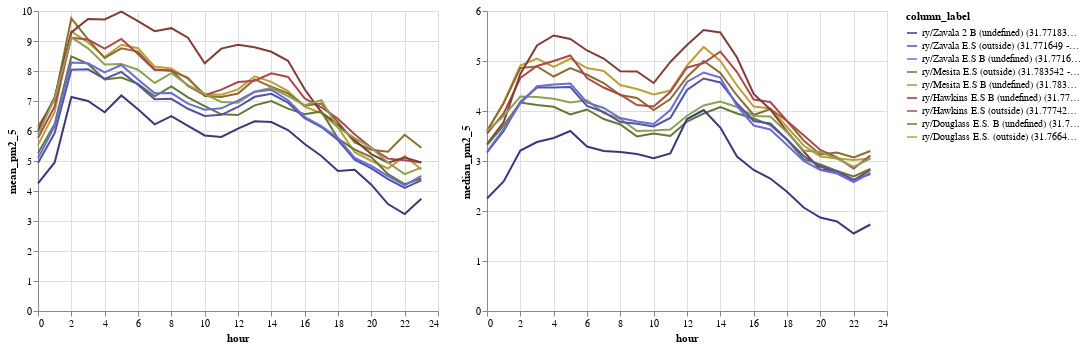

The notebook cell saved with this chart:
### Code cell
# Mean and median pm2.5 by hour (excluding Zavala 2 (outside))
print('Mean and median pm2.5 by hour (excluding Zavala 2 (outside))')

chart_mean_filtered | chart_median_filtered

### Figure 1 — Vega-Lite specification as saved in the notebook (floating-point values rounded to 4 significant figures; data arrays with more than 128 entries replaced by an {"elided": "..."} marker saying what was removed)
{"config": {"view": {"continuousWidth": 400, "continuousHeight": 300}}, "hconcat": [{"mark": "line", "encoding": {"color": {"type": "nominal", "field": "column_label", "scale": {"domain": ["ry/Zavala 2 B (undefined) (31.771832 -106.447092) Primary ", "ry/Zavala E.S (outside) (31.771649 -106.447023) Primary ", "ry/Zavala E.S B (undefined) (31.771649 -106.447023) Primary ", "ry/Mesita E.S (outside) (31.783542 -106.50389) Primary ", "ry/Mesita E.S B (undefined) (31.783542 -106.50389) Primary ", "ry/Mesita E.S (outside) (31.783542 -106.50389) Primary ", "ry/Hawkins E.S B (undefined) (31.777423 -106.419229) Primary ", "ry/Hawkins E.S (outside) (31.777423 -106.419229) Primary ", "ry/Douglass E.S. B (undefined) (31.766496 -106.464951) Primary ", "ry/Douglass E.S. (outside) (31.766496 -106.464951) Primary "], "range": ["rgb(57, 59, 121)", "rgb(82, 84, 163)", "rgb(107, 110, 207)", "rgb(99, 121, 57)", "rgb(140, 162, 82)", "rgb(132, 60, 57)", "rgb(173, 73, 74)", "rgb(140, 109, 49)", "rgb(189, 158, 57)"]}}, "opacity": {"condition": {"value": 1, "selection": "selector009"}, "value": 0.1}, "x": {"type": "quantitative", "field": "hour"}, "y": {"type": "quantitative", "field": "mean_pm2_5"}}, "selection": {"selector009": {"type": "multi", "fields": ["column_label"], "bind": "legend"}}}, {"mark": "line", "encoding": {"color": {"type": "nominal", "field": "column_label", "scale": {"domain": ["ry/Zavala 2 B (undefined) (31.771832 -106.447092) Primary ", "ry/Zavala E.S (outside) (31.771649 -106.447023) Primary ", "ry/Zavala E.S B (undefined) (31.771649 -106.447023) Primary ", "ry/Mesita E.S (outside) (31.783542 -106.50389) Primary ", "ry/Mesita E.S B (undefined) (31.783542 -106.50389) Primary ", "ry/Mesita E.S (outside) (31.783542 -106.50389) Primary ", "ry/Hawkins E.S B (undefined) (31.777423 -106.419229) Primary ", "ry/Hawkins E.S (outside) (31.777423 -106.419229) Primary ", "ry/Douglass E.S. B (undefined) (31.766496 -106.464951) Primary ", "ry/Douglass E.S. (outside) (31.766496 -106.464951) Primary "], "range": ["rgb(57, 59, 121)", "rgb(82, 84, 163)", "rgb(107, 110, 207)", "rgb(99, 121, 57)", "rgb(140, 162, 82)", "rgb(132, 60, 57)", "rgb(173, 73, 74)", "rgb(140, 109, 49)", "rgb(189, 158, 57)"]}}, "opacity": {"condition": {"value": 1, "selection": "selector009"}, "value": 0.1}, "x": {"type": "quantitative", "field": "hour"}, "y": {"type": "quantitative", "field": "median_pm2_5"}}, "selection": {"selector009": {"type": "multi", "fields": ["column_label"], "bind": "legend"}}}], "data": {"name": "data-a8673e4d5b7f7b642754c5c11a0edefd"}, "$schema": "https://vega.github.io/schema/vega-lite/v4.8.1.json", "datasets": {"data-a8673e4d5b7f7b642754c5c11a0edefd": {"elided": "216 records"}}}
